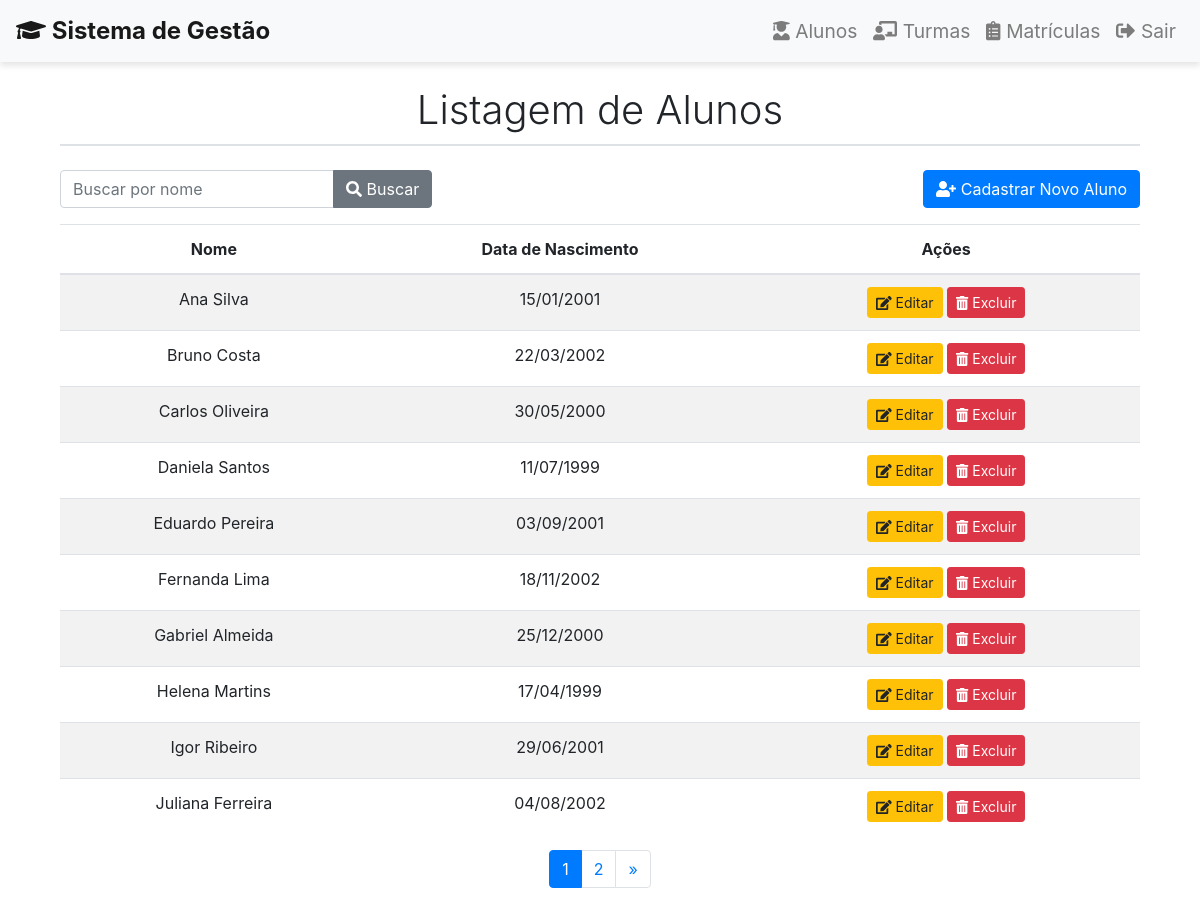
The page /alunos (signed in) on the database its author committed.
### tables this page shows
CREATE TABLE IF NOT EXISTS alunos (
    id INT AUTO_INCREMENT PRIMARY KEY,
    nome VARCHAR(255) NOT NULL,
    data_nascimento DATE NOT NULL,
    usuario VARCHAR(255) NOT NULL
);

### app/Controllers/AlunoController.php (called while the page is built, shortened)
<?php
require_once __DIR__ . '/../Models/Aluno.php';
class AlunoController
{
    private $alunoModel;
    public function __construct(Aluno $alunoModel) {
        $this->alunoModel = $alunoModel;
    }
    public function index() {
        $page = isset($_GET['page']) ? (int)$_GET['page'] : 1;
        $perPage = 10;
        $search = isset($_GET['search']) ? htmlspecialchars($_GET['search']) : '';
        if ($search) {
            $alunos = $this->alunoModel->searchByName($search, $page, $perPage);
            $total = $this->alunoModel->countByName($search);
        } else {
            $alunos = $this->alunoModel->all($page, $perPage);
            $total = $this->alunoModel->count();
        }
        $totalPages = ceil($total / $perPage);
        $this->render('index', compact('alunos', 'totalPages', 'page', 'search'));
    }
    private function render(string $view, array $data = []) {
        extract($data);
        require __DIR__ . "/../Views/alunos/$view.php";
    }
}

### app/Models/Aluno.php (called while the page is built, shortened)
<?php
class Aluno
{
    private $pdo;
    public function __construct() {
        $this->pdo = self::getConnection();
    }
    public function all($page = 1, $perPage = 10) {
        $offset = ($page - 1) * $perPage;
        $stmt = $this->pdo->prepare("SELECT * FROM alunos ORDER BY nome ASC LIMIT :limit OFFSET :offset");
        $stmt->bindValue(':limit', (int)$perPage, PDO::PARAM_INT);
        $stmt->bindValue(':offset', (int)$offset, PDO::PARAM_INT);
        $stmt->execute();
        return $stmt->fetchAll(PDO::FETCH_ASSOC);
    }
    public function count() {
        $stmt = $this->pdo->query("SELECT COUNT(*) FROM alunos");
        return $stmt->fetchColumn();
    }
    private static function getConnection() {
        $root = dirname(__DIR__, 2);
        return require $root . '/config/database.php';
    }
}

### config/database.php (called while the page is built)
<?php
$host = 'localhost';
$dbname = 'fiap';
$username = 'usuario';
$password = 'root';
try {
    $pdo = new PDO("mysql:host=$host;dbname=$dbname", $username, $password);
    $pdo->setAttribute(PDO::ATTR_ERRMODE, PDO::ERRMODE_EXCEPTION);
} catch (PDOException $e) {
    die("Erro de conexão: " . $e->getMessage());
}
return $pdo;
?>

### app/Views/alunos/index.php (the view, shortened to what this page needs)
<div class="container mt-4">
    <h1 class="mb-4 text-center" style="font-weight: 300; border-bottom: 2px solid #dee2e6; padding-bottom: 10px;">
        Listagem de Alunos
    </h1>
    <div class="d-flex justify-content-between align-items-center mb-3">
        <form action="/alunos" method="get" class="form-inline">
            <div class="input-group">
                <input type="text" name="search" class="form-control" placeholder="Buscar por nome" value="<?php echo htmlspecialchars(isset($_GET['search']) ? $_GET['search'] : ''); ?>">
                <div class="input-group-append">
                    <button class="btn btn-secondary" type="submit"><i class="fas fa-search"></i> Buscar</button>
                </div>
            </div>
        </form>
        <a href="/alunos/create" class="btn btn-primary"><i class="fas fa-user-plus"></i> Cadastrar Novo Aluno</a>
    </div>
    <div class="table-responsive">
        <table class="table table-striped">
            <thead class="text-center">
                <tr>
                    <th>Nome</th>
                    <th>Data de Nascimento</th>
                    <th>Ações</th>
                </tr>
            </thead>
            <tbody>
                <?php foreach ($alunos as $aluno): ?>
                    <tr class="text-center">
                        <td><?php echo htmlspecialchars($aluno['nome']); ?></td>
                        <td><?php echo htmlspecialchars(date('d/m/Y', strtotime($aluno['data_nascimento']))); ?></td>
                        <td>
                            <a href="/alunos/edit/<?php echo $aluno['id']; ?>" class="btn btn-warning btn-sm"><i class="fas fa-edit"></i> Editar</a>
                            <form method="POST" action="/alunos/delete/<?php echo $aluno['id']; ?>" style="display: inline;" onsubmit="return confirm('Tem certeza de que deseja excluir este aluno?');">
                                <button type="submit" class="btn btn-danger btn-sm"><i class="fas fa-trash-alt"></i> Excluir</button>
                            </form>
                        </td>
                    </tr>
                <?php endforeach; ?>
            </tbody>
        </table>
    </div>
    <nav aria-label="Page navigation">
        <ul class="pagination justify-content-center">
            <?php for ($i = 1; $i <= $totalPages; $i++): ?>
                <li class="page-item <?php echo $i == $page ? 'active' : ''; ?>">
                    <a class="page-link" href="?page=<?php echo $i; ?>&search=<?php echo htmlspecialchars(isset($_GET['search']) ? $_GET['search'] : ''); ?>">
                        <?php echo $i; ?>
                    </a>
                </li>
            <?php endfor; ?>
            <?php if ($page < $totalPages): ?>
                <li class="page-item">
                    <a class="page-link" href="?page=<?php echo $page + 1; ?>&search=<?php echo htmlspecialchars(isset($_GET['search']) ? $_GET['search'] : ''); ?>" aria-label="Next">
                        <span aria-hidden="true">&raquo;</span>
                    </a>
                </li>
            <?php endif; ?>
        </ul>
    </nav>
</div>
<?php
$content = ob_get_clean();
require __DIR__ . '/../layout.php';
?>

### public/index.php (shortened to what this page needs)
<?php
require_once __DIR__ . '/../config/database.php';
require_once __DIR__ . '/../app/Models/Aluno.php';
require_once __DIR__ . '/../app/Controllers/AlunoController.php';
$pdo = require __DIR__ . '/../config/database.php';
$alunoModel = new Aluno($pdo);
$path = parse_url($_SERVER['REQUEST_URI'], PHP_URL_PATH);
switch ($path) {
    case '/alunos':
        $controller = new AlunoController($alunoModel);
        $controller->index();
        break;
}

### app/Views/layout.php (shortened to what this page needs)
<!DOCTYPE html>
<html lang="en">
<head>
    <link href="https://maxcdn.bootstrapcdn.com/bootstrap/4.5.2/css/bootstrap.min.css" rel="stylesheet">
    <link href="https://cdnjs.cloudflare.com/ajax/libs/font-awesome/5.15.3/css/all.min.css" rel="stylesheet">
</head>
<body>
    <nav class="navbar navbar-expand-lg navbar-light bg-light">
        <a class="navbar-brand" href="#"><i class="fas fa-graduation-cap"></i> Sistema de Gestão</a>
        <div class="collapse navbar-collapse" id="navbarNav">
            <ul class="navbar-nav ml-auto">
                <li class="nav-item">
                    <a class="nav-link" href="/alunos"><i class="fas fa-user-graduate"></i> Alunos</a>
                </li>
                <li class="nav-item">
                    <a class="nav-link" href="/turmas"><i class="fas fa-chalkboard-teacher"></i> Turmas</a>
                </li>
                <li class="nav-item">
                    <a class="nav-link" href="/matriculas"><i class="fas fa-clipboard-list"></i> Matrículas</a>
                </li>
                <li class="nav-item">
                    <a class="nav-link" href="/logout"><i class="fas fa-sign-out-alt"></i> Sair</a>
                </li>
            </ul>
        </div>
    </nav>
    <div class="container mt-4">
        <?php echo $content; ?>
    </div>
</body>
</html>

### app/Views/layout.php (style rules this page uses)
.navbar-brand { font-size: 1.5rem; font-weight: bold; }
.nav-item .nav-link { font-size: 1.2rem; }
.navbar { box-shadow: 0 4px 6px rgba(0, 0, 0, 0.1); }

### rows shown on the page
alunos: nome "Ana Silva", data_nascimento "15/01/2001"
alunos: nome "Bruno Costa", data_nascimento "22/03/2002"
alunos: nome "Carlos Oliveira", data_nascimento "30/05/2000"
alunos: nome "Daniela Santos", data_nascimento "11/07/1999"
alunos: nome "Eduardo Pereira", data_nascimento "03/09/2001"
alunos: nome "Fernanda Lima", data_nascimento "18/11/2002"
alunos: nome "Gabriel Almeida", data_nascimento "25/12/2000"
alunos: nome "Helena Martins", data_nascimento "17/04/1999"
alunos: nome "Igor Ribeiro", data_nascimento "29/06/2001"
alunos: nome "Juliana Ferreira", data_nascimento "04/08/2002"
